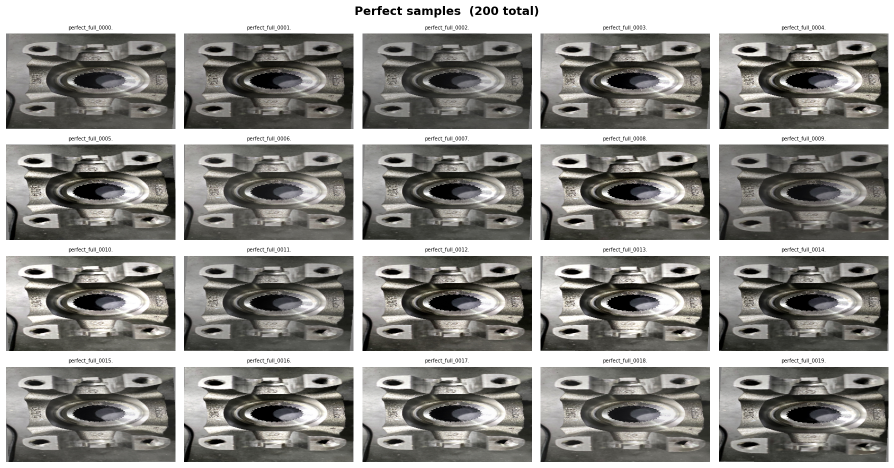
#> input picture outputs/dataset_grid_perfect.png, 1788 x 936 px (shown at 1/2 size)
$ python -i analyze_dataset.py   (imports and definitions only)   (older library calls are emulated)
#> lines starting #> are read from the running program, lines starting #| are printed output that depends on the picture; after the words box and inside, x2 and y2 are one past the last pixel; in counts of white or black regions, pixels touching at a corner belong together
#> further down, picture is the input picture: shape (936, 1788, 3); mean B, G, R 137.6, 141.3, 142.4
# -*- coding: utf-8 -*-
"""
phase1_analysis/analyze_dataset.py
===================================
Phase 1 - Complete dataset analysis for the industrial visual inspection system.

What this script does
---------------------
1. Loads all images from perfect/ and defect/ directories.
2. Computes per-image statistics: resolution, brightness, contrast, edge density,
   colour channel means, Otsu threshold, part occupancy.
3. Checks for corrupt/unreadable images.
4. Compares perfect vs defect distributions.
5. Detects and reports orientation variance across images.
6. Saves a visual summary grid (PNG) and a text report.

Usage
-----
    python phase1_analysis/analyze_dataset.py

Outputs
-------
    outputs/analysis_report.txt
    outputs/dataset_grid_perfect.png
    outputs/dataset_grid_defect.png
    outputs/analysis_histograms.png
    outputs/all_image_stats.csv
"""

import os
import sys
import csv
import time
import warnings
from pathlib import Path

# Force UTF-8 output on Windows so special chars never crash the console
import io
sys.stdout = io.TextIOWrapper(sys.stdout.buffer, encoding="utf-8", errors="replace")
sys.stderr = io.TextIOWrapper(sys.stderr.buffer, encoding="utf-8", errors="replace")

import cv2
import numpy as np
import matplotlib
# [1 line not run here, left out]
import matplotlib.pyplot as plt
import yaml

# [1 line not run here, left out]

# ---------------------------------------------------------------------------
# Config
# ---------------------------------------------------------------------------

ROOT        = Path(__file__).resolve().parent.parent
CONFIG_PATH = ROOT / "config" / "config.yaml"


def load_config() -> dict:
    with open(CONFIG_PATH, "r") as f:
        return yaml.safe_load(f)


# ---------------------------------------------------------------------------
# Per-image statistics
# ---------------------------------------------------------------------------

# [4 lines left out: function load_image_bgr, not called in this run]


def compute_stats(img_bgr: np.ndarray) -> dict:
    """Compute a rich set of single-image statistics."""
    gray = cv2.cvtColor(img_bgr, cv2.COLOR_BGR2GRAY)
    h, w = gray.shape
#> h = 936; w = 1788

    # Otsu threshold + part occupancy
    otsu_val, otsu_mask = cv2.threshold(
        gray, 0, 255, cv2.THRESH_BINARY + cv2.THRESH_OTSU
    )
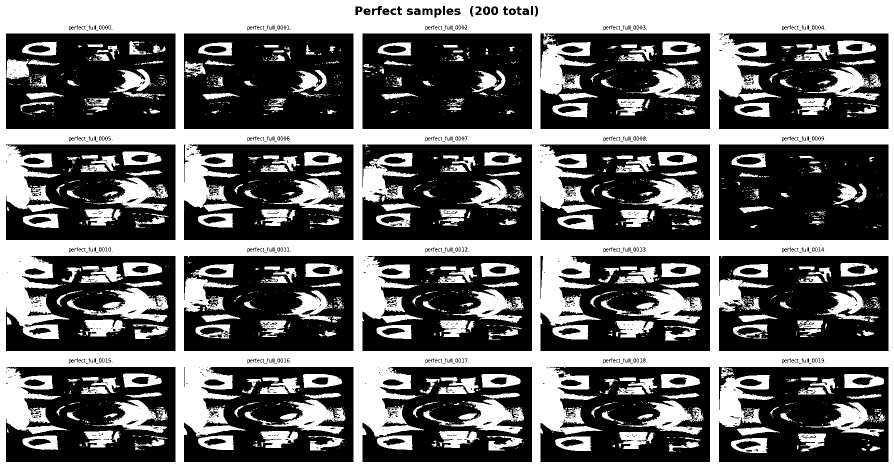
#> otsu_mask: shape (936, 1788) (shown at 1/2 size); 41.6% white; 1861 white regions (1477 under 20 px), largest, box (x1, y1, x2, y2) and area: (0, 0, 1788, 936) 491120, (134, 576, 337, 644) 5342, (1202, 578, 1404, 648) 5239
#> otsu_val = 153
    part_px    = int(np.sum(otsu_mask > 0))
#> part_px = 695791
    part_ratio = part_px / (h * w)
#> part_ratio = 0.416

    # Edge density
    edges        = cv2.Canny(gray, 50, 150)
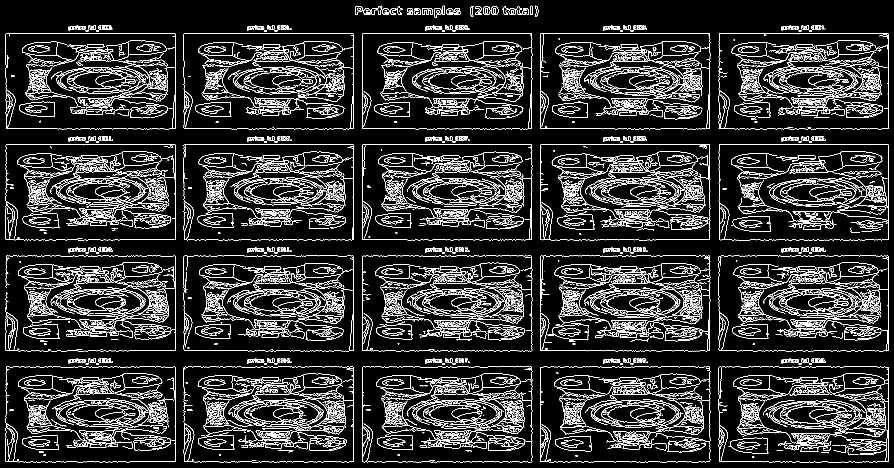
#> edges: shape (936, 1788) (shown at 1/2 size); 12.1% white in thin lines or dots
    edge_density = float(np.sum(edges > 0)) / (h * w)
#> edge_density = 0.121

    # Channel means
    b_ch, g_ch, r_ch = (img_bgr[:, :, c] for c in range(3))

    # Laplacian variance (sharpness proxy)
    lap_var = float(cv2.Laplacian(gray, cv2.CV_64F).var())
#> lap_var = 2133.6

    # Histogram entropy
    hist = cv2.calcHist([gray], [0], None, [256], [0, 256]).flatten()
#> hist = 256 values, max 372505 at index 255, min 1070 at index 245, mean 6537.4
    hist = hist / hist.sum()
#> hist = 256 values, max 0.223 at index 255, min 0.000639 at index 245, mean 0.00391
    hist = hist[hist > 0]
    entropy = float(-np.sum(hist * np.log2(hist)))
#> entropy = 6.82

    return {
        "height"       : h,
        "width"        : w,
        "gray_mean"    : float(gray.mean()),
        "gray_std"     : float(gray.std()),
        "gray_min"     : int(gray.min()),
        "gray_max"     : int(gray.max()),
        "b_mean"       : float(b_ch.mean()),
        "g_mean"       : float(g_ch.mean()),
        "r_mean"       : float(r_ch.mean()),
        "otsu_thresh"  : float(otsu_val),
        "part_ratio"   : part_ratio,
        "edge_density" : edge_density,
        "lap_var"      : lap_var,
        "entropy"      : entropy,
    }


# [359 lines left out: functions analyse_directory, aggregate, estimate_orientation, analyse_orientation, save_sample_grid, save_histogram_comparison and 3 more, not called in this run]


# [2 lines not run here, left out]

>>> import cv2
>>> picture = cv2.imread('../outputs/dataset_grid_perfect.png')
>>> result = compute_stats(picture)
#> result = 14 items

$ run again, on outputs/cm_hole.png
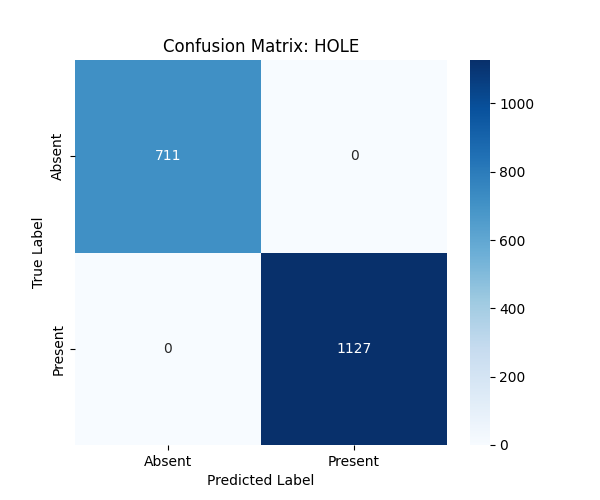
#> input picture outputs/cm_hole.png, 600 x 500 px
#> picture is the input picture: shape (500, 600, 3); mean B, G, R 227.1, 211.8, 195.3
#> in compute_stats, `otsu_val, otsu_mask = cv2.threshold( gray, 0, 255, cv2.THRESH_BINARY +..`:
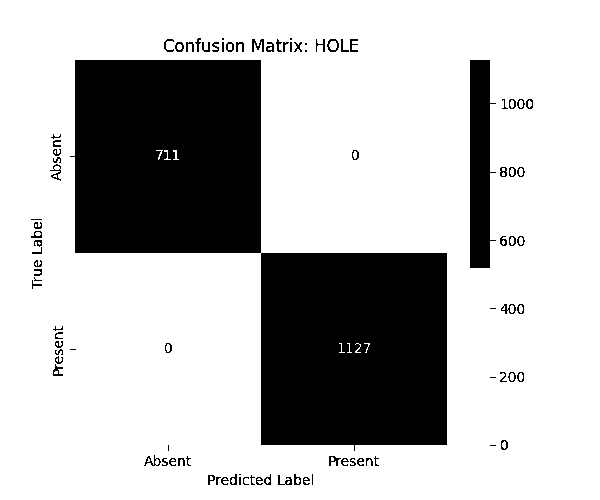
#> otsu_mask: shape (500, 600); 73.8% white; 93 black regions (21 under 20 px), largest, box (x1, y1, x2, y2) and area: (70, 60, 447, 451) 71474, (470, 60, 496, 268) 4178, (252, 39, 264, 52) 86
#> otsu_val = 168
#> part_px = 221433
#> part_ratio = 0.738
#> edges: shape (500, 600); 2% white in thin lines or dots, all inside (x1, y1, x2, y2) = (31, 37, 534, 486)
#> edge_density = 0.0197
#> in compute_stats, `b_ch, g_ch, r_ch = (img_bgr[:, :, c] for c in range(3))`:
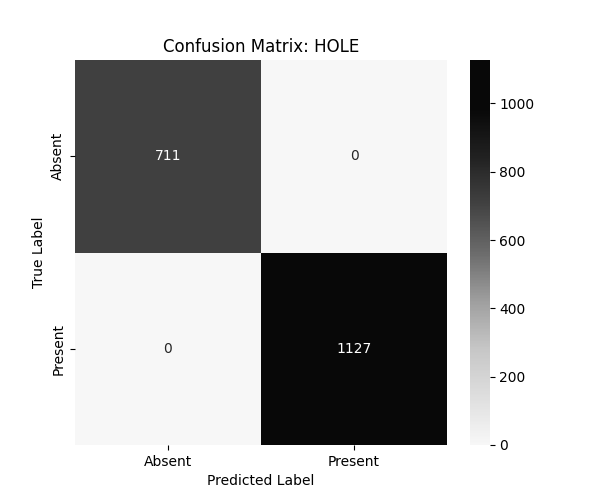
#> r_ch: shape (500, 600); min 0, max 255, mean 195.3
#> lap_var = 2088.6
#> in compute_stats, `hist = cv2.calcHist([gray], [0], None, [256], [0, 256]).flatten()`: hist = 256 values, max 144846 at index 255, min 3 at index 166, mean 1171.9
#> in compute_stats, `hist = hist / hist.sum()`: hist = 256 values, max 0.483 at index 255, min 1e-05 at index 166, mean 0.00391
#> entropy = 2.23
#> result = 14 items
